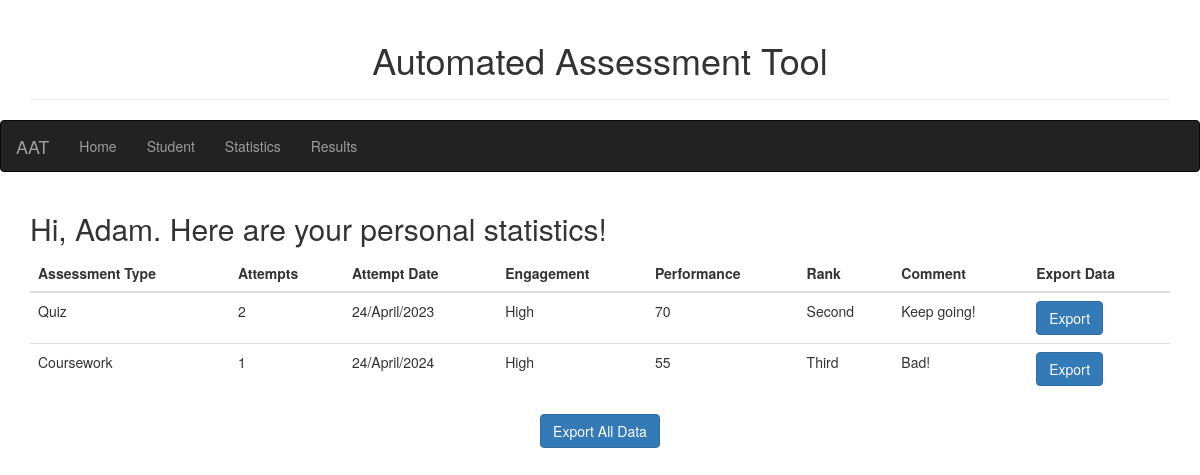
The page /Statistics/Adam on the database its author committed.
### tables this page shows
CREATE TABLE "students" (
  "id" integer,
  "username" text,
  "attempt" integer,
  "engagement" text,
  "performance" integer,
  "cohort" integer,
  "module" text,
  "assessment_type" text,
  "rank" TEXT,
  "attempt_date" DATE,
  "comment" TEXT
);

### Server.py (the view)
@app.route("/Statistics/<string:username>", methods=['GET'])
def Statistics(username):
    conn = get_db_conn()
    students = conn.execute(
        'SELECT username, assessment_type, attempt, engagement, performance, rank, attempt_date, comment FROM students WHERE username = ?', (username,)).fetchall()
    assessment_types = conn.execute('SELECT DISTINCT assessment_type FROM students ORDER BY assessment_type').fetchall()
    conn.close()
    return render_template('Student-Statistics.html',students=students,assessment_types=assessment_types,username=username)

### Server.py (called while the page is built)
def get_db_conn():
    conn = sqlite3.connect('AATData.db')
    conn.row_factory = sqlite3.Row
    return conn

### templates/Student-Statistics.html
{% extends 'Student.html' %}
{% block studentBlock %}
<div class="container">
    <h2>Hi, {{ username }}. Here are your personal statistics!</h2>
    <table class="table table-hover">
      <thead>
        <tr>
          <th>Assessment Type</th>
          <th>Attempts</th>
          <th>Attempt Date</th>
          <th>Engagement</th>
          <th>Performance</th>
          <th>Rank</th>
          <th>Comment</th>
          <th>Export Data</th>
        </tr>
      </thead>
      <tbody>
        {% for student in students %}
          <tr>
            <td>{{ student['assessment_type'] }}</td>
            <td>{{ student['attempt'] }}</td>
            <td>{{ student['attempt_date'] }}</td>
            <td>{{ student['engagement'] }}</td>
            <td>{{ student['performance'] }}</td>
            <td>{{ student['rank'] }}</td>
            <td>{{ student['comment'] }}</td>
            <td>
              <a href="{{ url_for('export_personal_data', username=username, assessment_type=student['assessment_type']) }}" class="btn btn-primary">Export</a>
            </td>
          </tr>
          {% endfor %}
      </tbody>
    </table>
    <div class="text-center mt-4">
      <a href="{{ url_for('export_personal_all_data', username=username) }}" class="btn btn-primary">Export All Data</a>
    </div>
</div>
{% endblock %}

### rows shown on the page
students: assessment_type "Quiz", attempt "2", attempt_date "24/April/2023", engagement "High", performance "70", rank "Second", comment "Keep going!"
students: assessment_type "Coursework", attempt "1", attempt_date "24/April/2024", engagement "High", performance "55", rank "Third", comment "Bad!"

### other values the page prints
{{ username }} "Adam"
